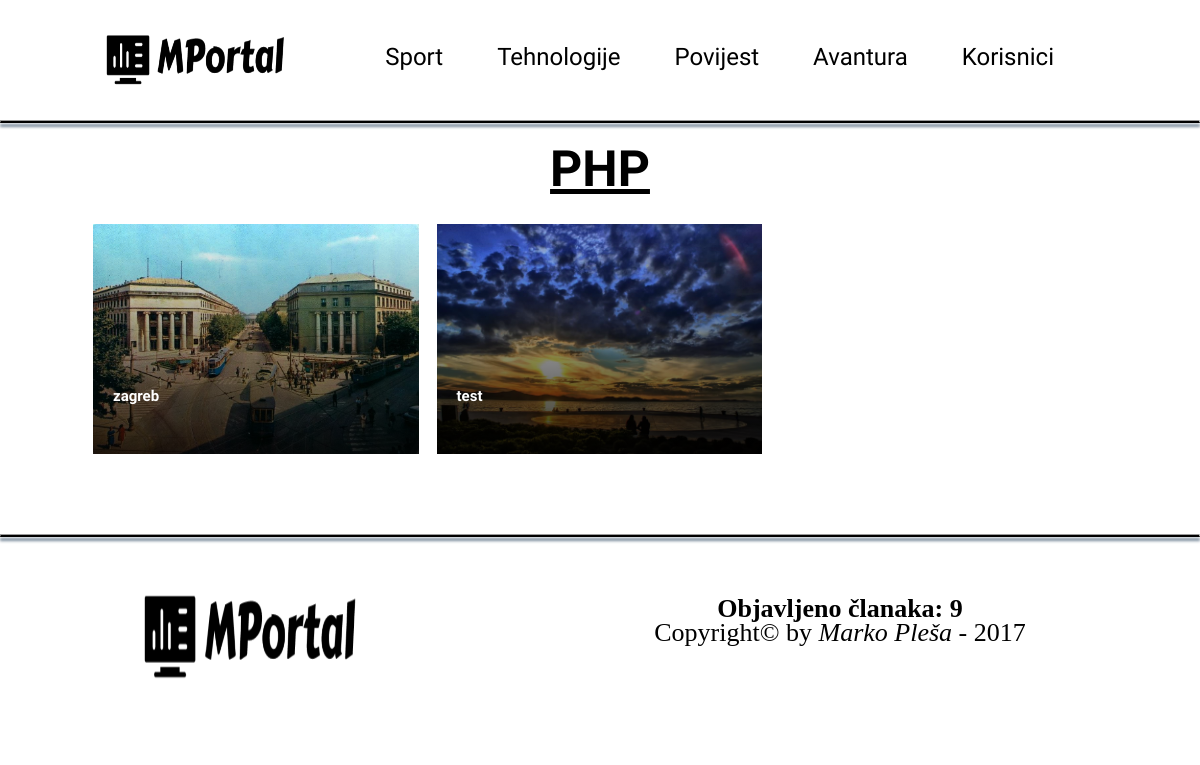
The app's page /cat_art.php?cat=PHP7 with its own data.
### tables this page shows
CREATE TABLE `category_article` (
  `id_cat` int(11) UNSIGNED NOT NULL,
  `name` varchar(30) NOT NULL,
  `active` int(11) NOT NULL DEFAULT '1',
  `parent` int(11) UNSIGNED DEFAULT NULL
);

CREATE TABLE `article` (
  `id_a` int(11) UNSIGNED NOT NULL,
  `fk_id_u` int(11) UNSIGNED DEFAULT NULL,
  `fk_id_cat` int(11) UNSIGNED NOT NULL,
  `title` varchar(200) NOT NULL,
  `description` varchar(500) NOT NULL,
  `content` varchar(6000) NOT NULL,
  `foto_url` varchar(255) NOT NULL,
  `foto_alt` varchar(255) NOT NULL,
  `date_publication` datetime NOT NULL,
  `date_last_change` timestamp NOT NULL DEFAULT CURRENT_TIMESTAMP ON UPDATE CURRENT_TIMESTAMP,
  `position` int(11) UNSIGNED NOT NULL DEFAULT '1',
  `number_likes` int(11) UNSIGNED NOT NULL DEFAULT '0',
  `active` int(2) NOT NULL DEFAULT '1'
);

### cat_art.php (the view, shortened to what this page needs)
<?php
    require_once 'actions/db.php';
    $id_cat3 = substr(trim(htmlentities($_GET['cat'])),3 , 4);
    $sql3 =  "SELECT a.id_a as id_a, a.title as title, a.description as description, a.foto_url as foto_url, a.foto_alt as foto_alt, c.name as name_cat
        FROM article a, category_article c
        WHERE a.fk_id_cat = :id_cat
        AND c.id_cat = :id_cat
        AND a.active = 1";
    $stmt3 = $db->prepare($sql3);
    $stmt3->bindParam(':id_cat', $id_cat3);
    $stmt3->execute();
?>
<!DOCTYPE html>
<html>
    <head>
        <?php include_once "includes/head.php"; ?>
    </head>
    <body>
        <header>
            <?php include_once "includes/nav.php"; ?>
        </header>
        <hr>
        <div class="wrapper">
            <section class="cat-section">
<?php
    $result3 = $stmt3->fetch();
    $name_cat = $result3['name_cat'];
?>
    <h1><?php echo $name_cat;?></h1>
<?php
    $cat_url = substr($name_cat, 0, 3);
    $stmt3->execute();
    $result4 = $stmt3->fetchall();
    foreach ($result4 as $res3) {
?>
                <a href="article.php?cat=<?php echo $cat_url,$id_cat3;?> &art=<?php echo $res3['id_a']; ?>">
                    <div class="cat-art">
                        <img src="<?php echo $res3['foto_url'] ;?>" alt="<?php echo $res3['foto_alt'] ;?>">
                        <div class="cat-art-name">
                            <h2><?php echo $res3['title']; ?></h2>
                        </div>
                    </div>
                </a>
<?php }
?>
            </section>
        </div>
        <hr>
        <footer class="footer">
           <?php include_once "includes/footer.php"; ?>
        </footer>
    </body>
</html>

### includes/nav.php (shortened to what this page needs)
<?php
    $sql = "SELECT * FROM category_article WHERE parent is NULL AND active = 1";
    $stmt = $db->prepare($sql);
    $stmt->execute();
?>
<nav>
    <a href="index.php"><img src="img/logo.png" alt="MPortal logo"></a>
    <ul class="menu" id="menu">
        <?php
            $result = $stmt -> fetchAll(PDO::FETCH_OBJ);
            foreach ($result as $res){
        ?>
        <li>
            <a class="drop">
                <?php echo $res-> name ; ?>
            </a>
        </li>
        <?php } ?>
        <li>
            <a class="drop" id="drop">Korisnici</a>
        </li>
    </ul>
</nav>

### style/style.css (style rules this page uses)
* { margin: 0; padding: 0; box-sizing: border-box; }
html { height: 100%; }
body { font-family: 'Indie Flower', cursive; line-height: 150%; color: black; min-height:100%; }
.wrapper { width: 1200px; margin: 0 auto; }
header { position: relative; height: 120px; width: 100%; }
nav { margin: 0% 10%; }
nav img { height: 120px; width: 20%; float: left; }
nav ul { display: block; list-style: none; float:right; padding-top: 45px; }
nav ul li { display: inline-block; margin-right: 90px; font-size: 30px; }
nav ul li a { text-decoration: none; color: black; }
article img, .cat-art img, .other-art img, .small-art img, .big-art img { height: 100%; width: 100%; object-fit: cover; }
hr { border-bottom: 2px solid black; box-shadow: 0 4px 3px #778899; }
footer { width: 100%; margin: 0 auto; height: 200px; }
.cat-section { overflow:hidden; width: 100%; height: 100%; margin: 0 auto; margin-bottom: 80px; display: block; }
.cat-section h1 { font-size: 50px; text-align: center; text-decoration: underline; }
.cat-art { position: relative; float: left; width:31.33%; height: 250px; margin-top: 10px; margin-left: 18px; }
.cat-art-name { color: #efefef; background: linear-gradient(rgba(255, 255, 255, 0), rgba(0, 0, 0, 0.81)); width: 100%; height: 100%; position: absolute; bottom: 0px; }
.cat-art-name h2 { color: white; margin-top: 200px; margin-left: 20px; font-size: 15px; }

### style/responsive.css (style rules this page uses)
@media only screen and (max-width: 1550px) { nav ul li { margin-right: 74px; font-size: 28px; } }
@media only screen and (max-width: 1550px) { nav { margin: 0% 9%; } }
@media only screen and (max-width: 1350px) { .wrapper { width: 1100px; overflow: hidden; } }
@media only screen and (max-width: 1350px) { nav ul li { font-size: 26px; margin-right: 60px; } }
@media only screen and (max-width : 1224px) { .wrapper { width: 1050px; } }
@media only screen and (max-width : 1224px) { nav ul li { font-size: 24px; margin-right: 50px; } }
@media only screen and (max-width : 1224px) { nav { margin: 0% 8%; } }
@media only screen and (max-width : 1224px) { .cat-art-name h2 { margin-top: 160px; } }
@media only screen and (max-width : 1224px) { .cat-art { width: 31%; height: 230px; } }

### records on screen
category_article: name "Sport"
category_article: name "Tehnologije"
category_article: name "Povijest"
category_article: name "Avantura"
category_article: name "PHP"
article: foto_url (picture), title "zagreb"
article: foto_url+foto_alt (picture), title "test"

### other values on screen
$result_count['COUNT(*)'] "9"
